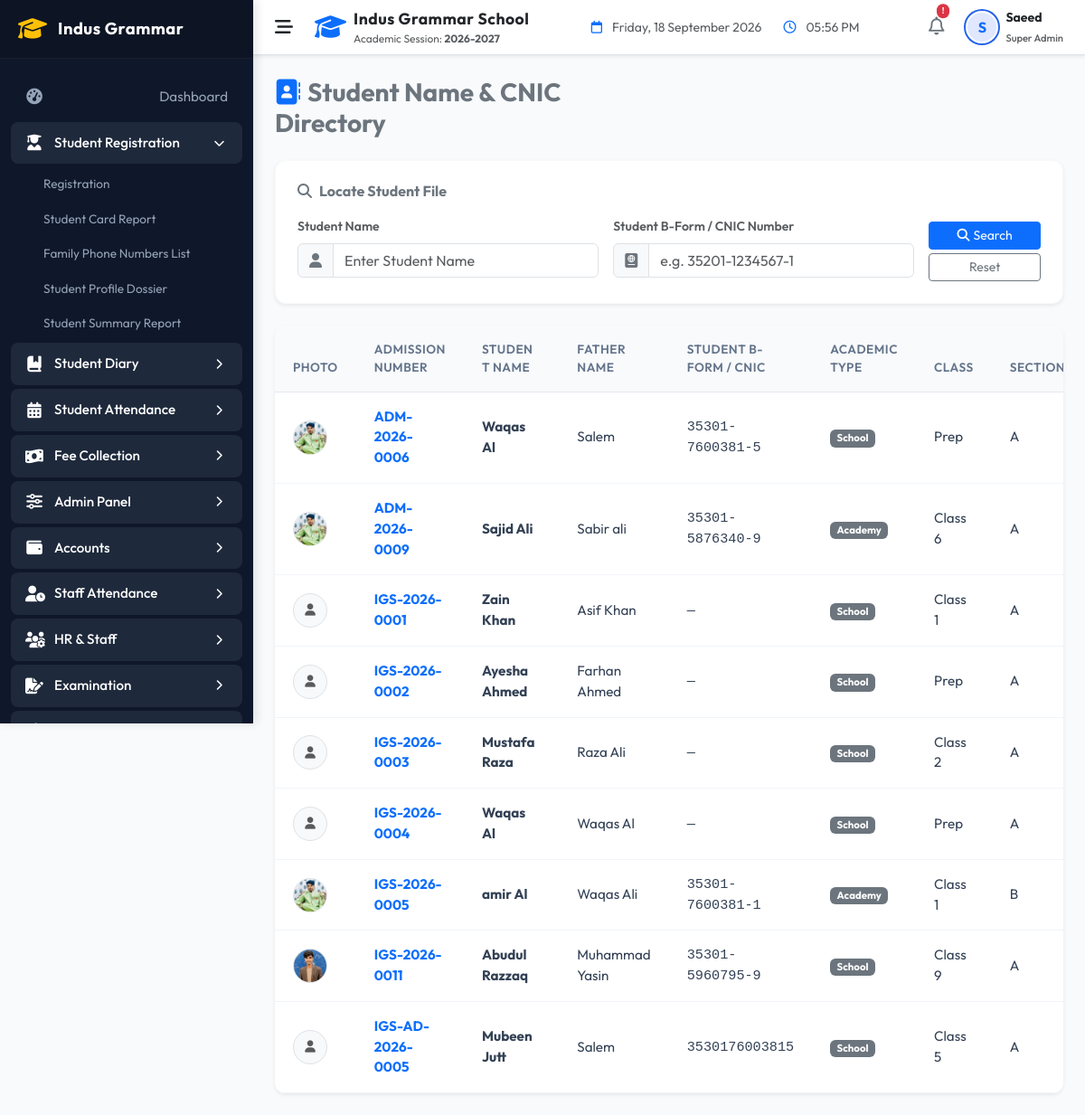
Page /indus-grammar-school-erp/modules/students/name_cnic_report.php (signed in) on the earlier database version.
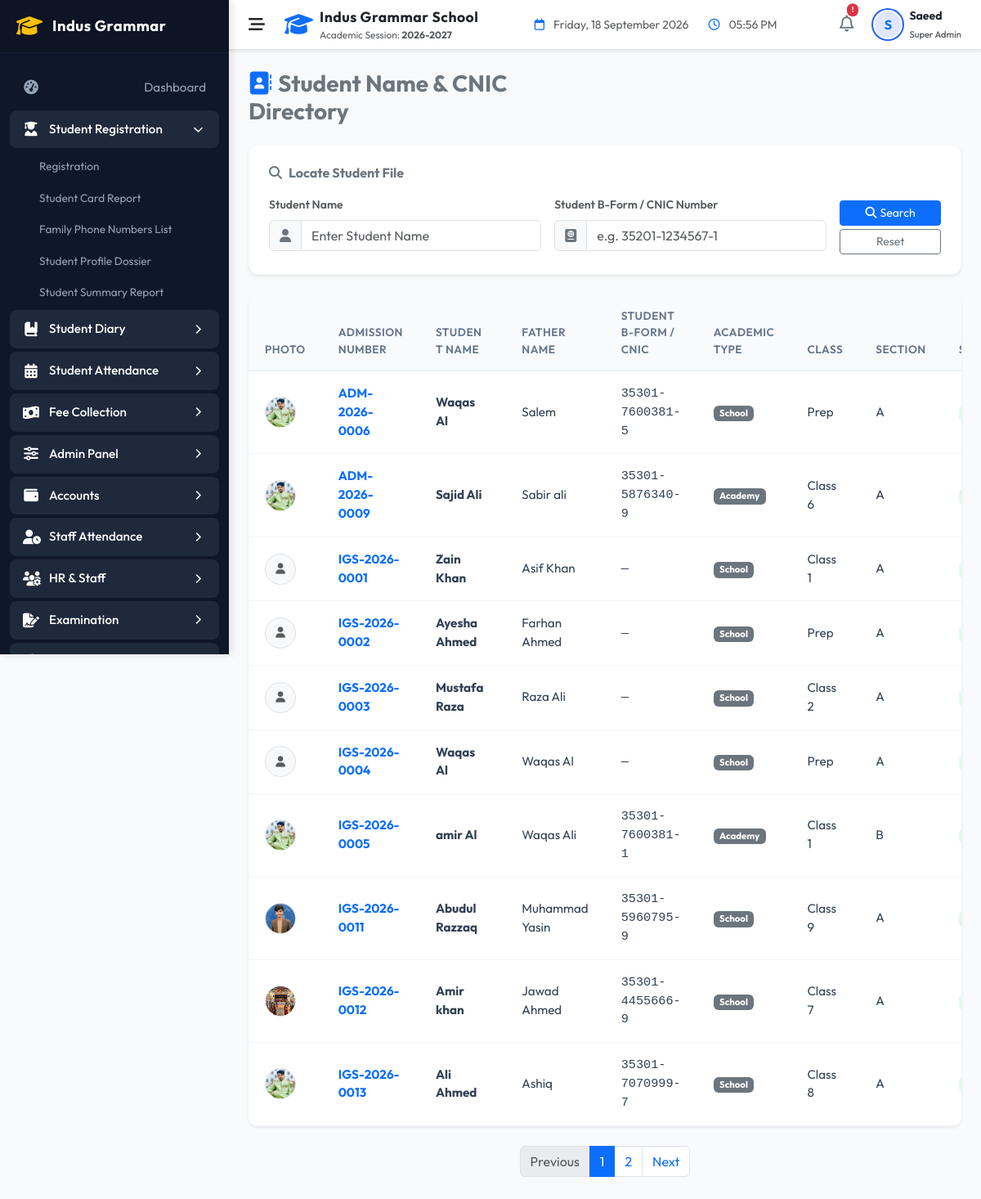
Same page on the later database version.
### tables this page shows
CREATE TABLE `students` (
  `id` int NOT NULL AUTO_INCREMENT,
  `admission_no` varchar(30) NOT NULL,
  `first_name` varchar(50) NOT NULL,
  `last_name` varchar(50) NOT NULL,
  `gender` enum('Male','Female','Other') NOT NULL,
  `date_of_birth` date NOT NULL,
  `enrollment_date` date NOT NULL,
  `class_id` int DEFAULT NULL,
  `status` enum('Active','Inactive','Suspended') DEFAULT 'Active',
  `guardian_name` varchar(100) NOT NULL,
  `guardian_phone` varchar(20) NOT NULL,
  `guardian_email` varchar(100) DEFAULT NULL,
  `address` text NOT NULL,
  `created_at` timestamp NULL DEFAULT CURRENT_TIMESTAMP,
  `updated_at` timestamp NULL DEFAULT CURRENT_TIMESTAMP ON UPDATE CURRENT_TIMESTAMP,
  `academic_type` varchar(50) NOT NULL DEFAULT 'School',
  `school_class` varchar(100) DEFAULT NULL,
  `school_section` varchar(50) DEFAULT NULL,
  `academy_program` varchar(100) DEFAULT NULL,
  `academy_batch` varchar(100) DEFAULT NULL,
  PRIMARY KEY (`id`),
  UNIQUE KEY `admission_no` (`admission_no`),
  KEY `idx_students_class` (`class_id`),
  KEY `idx_students_status` (`status`),
  KEY `idx_students_name` (`first_name`,`last_name`),
  CONSTRAINT `students_ibfk_1` FOREIGN KEY (`class_id`) REFERENCES `classes` (`id`)
);

CREATE TABLE `student_registration_details` (
  `student_id` int NOT NULL,
  `roll_no` varchar(50) DEFAULT NULL,
  `admission_date` date DEFAULT NULL,
  `academic_session` varchar(50) DEFAULT NULL,
  `campus` varchar(100) DEFAULT NULL,
  `blood_group` varchar(10) DEFAULT NULL,
  `religion` varchar(50) DEFAULT NULL,
  `nationality` varchar(50) DEFAULT NULL,
  `cnic_no` varchar(50) DEFAULT NULL,
  `birth_cert_no` varchar(50) DEFAULT NULL,
  `birth_place` varchar(100) DEFAULT NULL,
  `student_mobile` varchar(50) DEFAULT NULL,
  `student_email` varchar(100) DEFAULT NULL,
  `father_name` varchar(100) DEFAULT NULL,
  `father_cnic` varchar(50) DEFAULT NULL,
  `father_mobile` varchar(50) DEFAULT NULL,
  `father_occupation` varchar(100) DEFAULT NULL,
  `father_office` text,
  `father_income` decimal(10,2) DEFAULT '0.00',
  `father_email` varchar(100) DEFAULT NULL,
  `father_photo` varchar(255) DEFAULT NULL,
  `mother_name` varchar(100) DEFAULT NULL,
  `mother_cnic` varchar(50) DEFAULT NULL,
  `mother_mobile` varchar(50) DEFAULT NULL,
  `mother_occupation` varchar(100) DEFAULT NULL,
  `mother_email` varchar(100) DEFAULT NULL,
  `mother_photo` varchar(255) DEFAULT NULL,
  `guardian_relationship` varchar(50) DEFAULT NULL,
  `guardian_cnic` varchar(50) DEFAULT NULL,
  `guardian_address` text,
  `current_address` text,
  `permanent_address` text,
  `city` varchar(50) DEFAULT NULL,
  `province` varchar(50) DEFAULT NULL,
  `postal_code` varchar(20) DEFAULT NULL,
  `country` varchar(50) DEFAULT NULL,
  `prev_school` varchar(255) DEFAULT NULL,
  `prev_class` varchar(50) DEFAULT NULL,
  `prev_roll_no` varchar(50) DEFAULT NULL,
  `prev_result` varchar(100) DEFAULT NULL,
  `leaving_cert_no` varchar(100) DEFAULT NULL,
  `test_marks` decimal(5,2) DEFAULT '0.00',
  `medical_condition` text,
  `allergies` text,
  `disability` text,
  `emergency_contact` varchar(50) DEFAULT NULL,
  `doctor_name` varchar(100) DEFAULT NULL,
  `doctor_contact` varchar(50) DEFAULT NULL,
  `transport_required` tinyint(1) DEFAULT '0',
  `transport_route` varchar(100) DEFAULT NULL,
  `pickup_point` varchar(100) DEFAULT NULL,
  `drop_point` varchar(100) DEFAULT NULL,
  `transport_vehicle` varchar(50) DEFAULT NULL,
  `transport_driver` varchar(100) DEFAULT NULL,
  `sponsor_required` tinyint(1) DEFAULT '0',
  `sponsor_name` varchar(100) DEFAULT NULL,
  `sponsor_org` varchar(100) DEFAULT NULL,
  `sponsor_contact` varchar(50) DEFAULT NULL,
  `sponsor_amount` decimal(10,2) DEFAULT '0.00',
  `fee_plan` varchar(50) DEFAULT NULL,
  `fee_admission` decimal(10,2) DEFAULT '0.00',
  `fee_monthly` decimal(10,2) DEFAULT '0.00',
  `fee_discount` decimal(10,2) DEFAULT '0.00',
  `fee_scholarship` decimal(10,2) DEFAULT '0.00',
  `fee_fine` decimal(10,2) DEFAULT '0.00',
  `fee_security` decimal(10,2) DEFAULT '0.00',
  `remarks` text,
  `special_notes` text,
  `doc_student_photo` varchar(255) DEFAULT NULL,
  `doc_father_cnic` varchar(255) DEFAULT NULL,
  `doc_mother_cnic` varchar(255) DEFAULT NULL,
  `doc_bform` varchar(255) DEFAULT NULL,
  `doc_birth_cert` varchar(255) DEFAULT NULL,
  `doc_leaving_cert` varchar(255) DEFAULT NULL,
  `doc_prev_result` varchar(255) DEFAULT NULL,
  `doc_medical_cert` varchar(255) DEFAULT NULL,
  `doc_other` varchar(255) DEFAULT NULL,
  `created_at` timestamp NULL DEFAULT CURRENT_TIMESTAMP,
  `updated_at` timestamp NULL DEFAULT CURRENT_TIMESTAMP ON UPDATE CURRENT_TIMESTAMP,
  `academic_type` varchar(50) NOT NULL DEFAULT 'School',
  `school_class` varchar(100) DEFAULT NULL,
  `school_section` varchar(50) DEFAULT NULL,
  `academy_program` varchar(100) DEFAULT NULL,
  `academy_batch` varchar(100) DEFAULT NULL,
  PRIMARY KEY (`student_id`),
  UNIQUE KEY `roll_no` (`roll_no`),
  UNIQUE KEY `cnic_no` (`cnic_no`),
  CONSTRAINT `student_registration_details_ibfk_1` FOREIGN KEY (`student_id`) REFERENCES `students` (`id`) ON DELETE CASCADE
);

CREATE TABLE `classes` (
  `id` int NOT NULL AUTO_INCREMENT,
  `class_name` varchar(50) NOT NULL,
  `section` varchar(10) NOT NULL,
  `created_at` timestamp NULL DEFAULT CURRENT_TIMESTAMP,
  PRIMARY KEY (`id`),
  UNIQUE KEY `idx_class_section` (`class_name`,`section`)
);

### indus-grammar-school-erp/helpers/helpers.php (called while the page is built, shortened)
<?php
function sanitize($data) {
    if (is_array($data)) {
        foreach ($data as $key => $value) {
            $data[$key] = sanitize($value);
        }
    } else {
        $data = trim($data);
        $data = stripslashes($data);
        $data = htmlspecialchars($data, ENT_QUOTES, 'UTF-8');
    }
    return $data;
}
function displayValue($val, string $default = '—'): string {
    return (!isset($val) || trim((string)$val) === '') ? htmlspecialchars($default) : htmlspecialchars((string)$val);
}

### indus-grammar-school-erp/modules/students/name_cnic_report.php (the view, shortened to what the changed rows need)
<?php
$db = Database::getConnection();
$search_name = sanitize($_GET['search_name'] ?? '');
$search_cnic = sanitize($_GET['search_cnic'] ?? '');
$limit = 10;
$page = (int)($_GET['page'] ?? 1);
$offset = ($page - 1) * $limit;
$where = " WHERE 1=1";
$params = [];
$students = [];
$totalEntries = 0;
try {
    $stmtCount = $db->prepare("
        SELECT COUNT(*)
        FROM students s
        LEFT JOIN student_registration_details d ON s.id = d.student_id
        $where
    ");
    $stmtCount->execute($params);
    $totalEntries = (int)$stmtCount->fetchColumn();
    $stmtData = $db->prepare("
        SELECT s.*, c.class_name, c.section,
               d.roll_no, d.cnic_no, d.father_name, d.father_cnic, d.father_mobile, d.mother_name, d.mother_mobile,
               d.current_address, d.city, d.blood_group, d.religion, d.nationality, d.doc_student_photo, d.academic_session,
               d.fee_admission, d.fee_monthly, d.fee_discount, d.remarks as reg_remarks, d.admission_date
        FROM students s
        LEFT JOIN classes c ON s.class_id = c.id
        LEFT JOIN student_registration_details d ON s.id = d.student_id
        $where
        ORDER BY s.admission_no ASC
        LIMIT :limit OFFSET :offset
    ");
    $stmtData->bindValue('limit', $limit, PDO::PARAM_INT);
    $stmtData->bindValue('offset', $offset, PDO::PARAM_INT);
    $stmtData->execute();
    $students = $stmtData->fetchAll(PDO::FETCH_ASSOC);
} catch (Exception $e) {
    $error = "Error querying Student Registry: " . $e->getMessage();
}
$totalPages = ceil($totalEntries / $limit);
include_once __DIR__ . '/../../includes/header.php';
?>
<div class="card border-0 shadow-sm bg-white d-print-none" style="border-radius:12px; overflow:hidden;">
    <div class="table-responsive">
        <table class="table custom-table table-hover align-middle mb-0">
            <thead>
                <tr>
                    <th>Photo</th>
                    <th>Admission Number</th>
                    <th>Student Name</th>
                    <th>Father Name</th>
                    <th>Student B-Form / CNIC</th>
                    <th>Academic Type</th>
                    <th>Class</th>
                    <th>Section</th>
                    <th>Status</th>
                </tr>
            </thead>
            <tbody>
                <?php if (empty($students)): ?>
                    <tr>
                        <td colspan="10" class="text-center py-5 text-muted">
                            <i class="fa-solid fa-user-slash d-block fs-3 mb-2 opacity-50"></i>
                            No student found.
                        </td>
                    </tr>
                <?php else: foreach ($students as $row): ?>
                    <tr>
                        <td>
                            <div class="avatar-small border rounded-circle d-flex align-items-center justify-content-center bg-light" style="width: 38px; height: 38px; overflow:hidden;">
                                <?php if (!empty($row['doc_student_photo'])): ?>
                                    <img src="<?php echo APP_URL . '/' . $row['doc_student_photo']; ?>" style="width:100%; height:100%; object-fit:cover;">
                                <?php else: ?>
                                    <i class="fa-solid fa-user text-muted small"></i>
                                <?php endif; ?>
                            </div>
                        </td>
                        <td><strong class="text-primary"><?php echo sanitize($row['admission_no']); ?></strong></td>
                        <td class="fw-bold"><?php echo sanitize($row['first_name'] . ' ' . $row['last_name']); ?></td>
                        <td><?php echo displayValue($row['father_name'] ?? $row['guardian_name']); ?></td>
                        <td class="font-monospace"><?php echo displayValue($row['cnic_no']); ?></td>
                        <td><span class="badge bg-secondary"><?php echo sanitize($row['academic_type']); ?></span></td>
                        <td><?php echo displayValue($row['class_name'] ?? $row['school_class']); ?></td>
                        <td><?php echo displayValue($row['section'] ?? $row['school_section']); ?></td>
                        <td>
                            <span class="badge badge-soft-success"><?php echo sanitize($row['status']); ?></span>
                        </td>
                    </tr>
                <?php endforeach; endif; ?>
            </tbody>
        </table>
    </div>
</div>
<?php if ($totalPages > 1): ?>
    <nav aria-label="Page navigation" class="mt-4 mb-4 d-print-none">
        <ul class="pagination justify-content-center">
            <li class="page-item <?php echo ($page <= 1) ? 'disabled' : ''; ?>">
                <a class="page-link" href="?page=<?php echo $page - 1; ?><?php echo $search_name ? '&search_name='.$search_name : ''; ?><?php echo $search_cnic ? '&search_cnic='.$search_cnic : ''; ?>">Previous</a>
            </li>
            <?php for ($i = 1; $i <= $totalPages; $i++): ?>
                <li class="page-item <?php echo ($page == $i) ? 'active' : ''; ?>">
                    <a class="page-link" href="?page=<?php echo $i; ?><?php echo $search_name ? '&search_name='.$search_name : ''; ?><?php echo $search_cnic ? '&search_cnic='.$search_cnic : ''; ?>"><?php echo $i; ?></a>
                </li>
            <?php endfor; ?>
            <li class="page-item <?php echo ($page >= $totalPages) ? 'disabled' : ''; ?>">
                <a class="page-link" href="?page=<?php echo $page + 1; ?><?php echo $search_name ? '&search_name='.$search_name : ''; ?><?php echo $search_cnic ? '&search_cnic='.$search_cnic : ''; ?>">Next</a>
            </li>
        </ul>
    </nav>
<?php endif; ?>
<?php
include_once __DIR__ . '/../../includes/footer.php';
?>

Differences in the rows shown:
no longer on this page (row unchanged): students: admission_no "IGS-AD-2026-0005", first_name+last_name "Mubeen Jutt", student_registration_details.father_name "Salem", student_registration_details.cnic_no "3530176003815", academic_type "School", class.class_name "Class 5", class.section "A"
added students: student_registration_details.doc_student_photo (picture), admission_no "IGS-2026-0012", first_name+last_name "Amir khan", student_registration_details.father_name "Jawad Ahmed", student_registration_details.cnic_no "35301-4455666-9", academic_type "School", class.class_name "Class 7", class.section "A"
added students: student_registration_details.doc_student_photo (picture), admission_no "IGS-2026-0013", first_name+last_name "Ali Ahmed", student_registration_details.father_name "Ashiq", student_registration_details.cnic_no "35301-7070999-7", academic_type "School", class.class_name "Class 8", class.section "A"
Other differences:
text now shown: "Previous Next"
new list line: "1"
new list line: "2"
